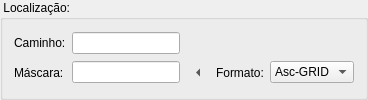
               <widget class="QGroupBox" name="groupBox_8">
                <property name="title">
                 <string> Localização: </string>
                </property>
                <layout class="QGridLayout" name="gridLayout_13">
                 <item row="0" column="0">
                  <widget class="QLabel" name="gridFormatDataPathLabel">
                   <property name="text">
                    <string>Caminho:</string>
                   </property>
                  </widget>
                 </item>
                 <item row="1" column="3">
                  <widget class="QLabel" name="gridFormatDataFormatLabel">
                   <property name="text">
                    <string>Formato:</string>
                   </property>
                  </widget>
                 </item>
                 <item row="1" column="4">
                  <widget class="QComboBox" name="gridFormatDataFormat">
                   <item>
                    <property name="text">
                     <string>Asc-GRID</string>
                    </property>
                   </item>
                   <item>
                    <property name="text">
                     <string>TIFF</string>
                    </property>
                   </item>
                   <item>
                    <property name="text">
                     <string>GrADS</string>
                    </property>
                   </item>
                  </widget>
                 </item>
                 <item row="0" column="1">
                  <widget class="QLineEdit" name="gridFormatDataPath"/>
                 </item>
                 <item row="1" column="0">
                  <widget class="QLabel" name="lblGridMask">
                   <property name="text">
                    <string>Máscara:</string>
                   </property>
                  </widget>
                 </item>
                 <item row="1" column="1">
                  <widget class="QLineEdit" name="gridFormatDataMask"/>
                 </item>
                 <item row="1" column="2">
                  <widget class="QToolButton" name="fileGridMaskBtn">
                   <property name="text">
                    <string/>
                   </property>
                   <property name="autoRaise">
                    <bool>true</bool>
                   </property>
                   <property name="arrowType">
                    <enum>Qt::LeftArrow</enum>
                   </property>
                  </widget>
                 </item>
                </layout>
               </widget>
